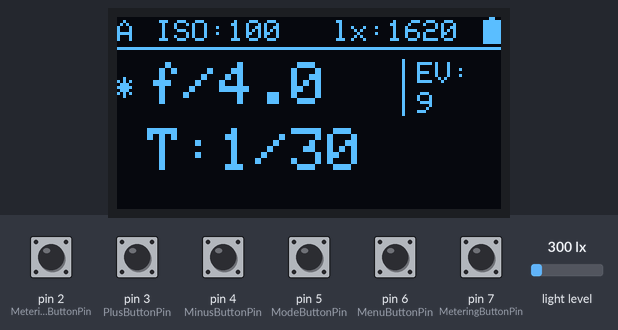
This program was run on a simulated Arduino Nano, built with avr-gcc and run on an emulated ATmega328P. Parts: 128×64 one-colour display. The inputs (shaded band) are chosen by the test bench; at power-on: pin 2 (MeteringModeButtonPin), pin 3 (PlusButtonPin), pin 4 (MinusButtonPin), pin 5 (ModeButtonPin), pin 6 (MenuButtonPin), pin 7 (MeteringButtonPin) HIGH, light level 300 lx. EEPROM starts erased.

Above: at 1.5 s.
1.6 s: pin 7 (MeteringButtonPin) pulled LOW for 0.15 s
At 1.71 s:
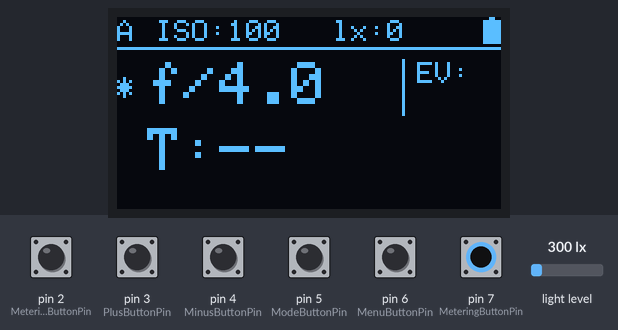
3.2 s: pin 2 (MeteringModeButtonPin) pulled LOW for 0.15 s
At 3.7 s:
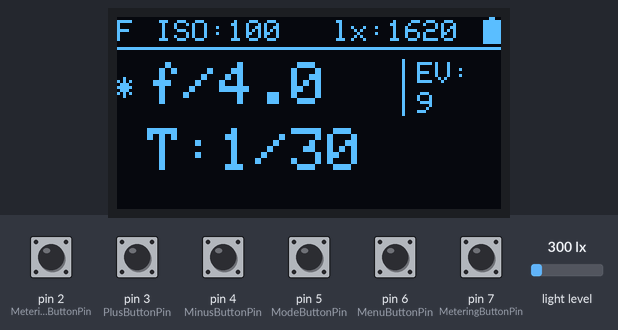
4.8 s: pin 6 (MenuButtonPin) pulled LOW for 0.15 s
At 6.0 s:
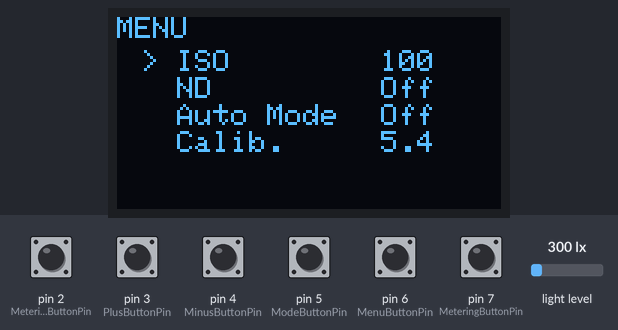
6.4 s: pin 3 (PlusButtonPin) pulled LOW for 0.15 s
At 7.3 s:
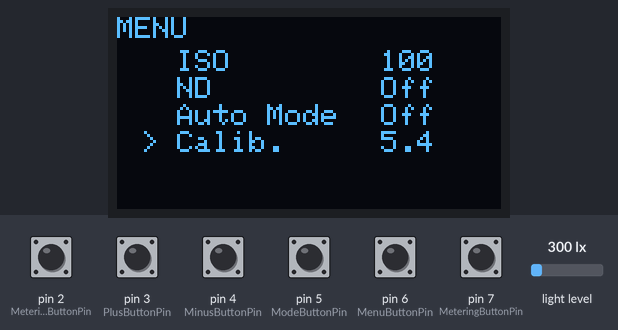
8.0 s: pin 6 (MenuButtonPin) pulled LOW for 1 s
At 8.6 s:
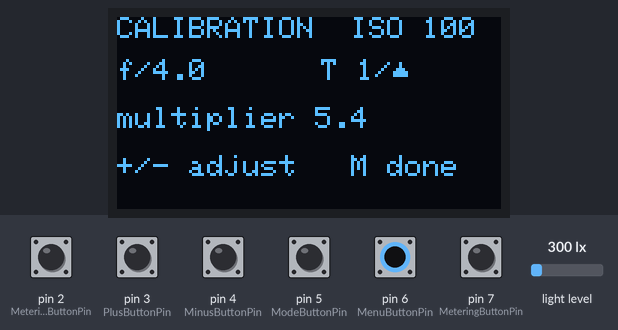
10.5 s: pin 7 (MeteringButtonPin) pulled LOW for 1 s
At 11.6 s:
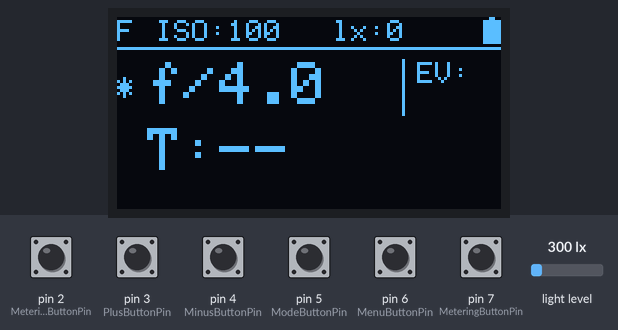
Timing chart, 0 to 13.5 s (numbered marks = the images above; inputs shaded):
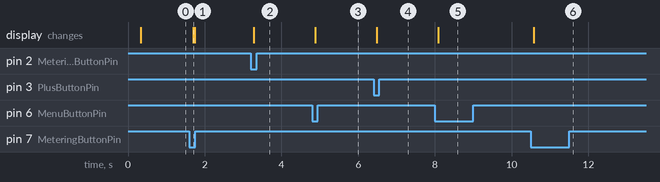

Measured:
- after the input at 1.6 s, the display: changes after 0.10 s (image 1)
- after the input at 3.2 s, the display: changes after 0.08 s (image 2)
- after the input at 4.8 s, the display: changes after 0.08 s (image 3)
- after the input at 6.4 s, the display: changes after 0.08 s (image 4)
- after the input at 8.0 s, the display: changes after 0.08 s (image 5)
- after the input at 10.5 s, the display: changes after 0.08 s (image 6)

The program:

main.cpp
```cpp
#include <Arduino.h>

#include <Wire.h>
#include <Adafruit_GFX.h>
#include <Adafruit_SH1106.h>
#include <BH1750.h>
#include <EEPROM.h>
#include <avr/pgmspace.h>
#include <avr/sleep.h>

#ifndef LIGHTMETER_DEBUG
#define LIGHTMETER_DEBUG 0
#endif

#ifndef LIGHTMETER_DEBUG_BAUD
#define LIGHTMETER_DEBUG_BAUD 115200
#endif

#if LIGHTMETER_DEBUG
#define DEBUG_BEGIN(baud) Serial.begin(baud)
#define DEBUG_PRINT(value) Serial.print(value)
#define DEBUG_PRINTLN(value) Serial.println(value)
#define DEBUG_FLUSH() Serial.flush()
#else
#define DEBUG_BEGIN(baud)
#define DEBUG_PRINT(value)
#define DEBUG_PRINTLN(value)
#define DEBUG_FLUSH()
#endif

#define OLED_DC 11
#define OLED_CS 12
#define OLED_CLK 8    // 10
#define OLED_MOSI 9   // 9
#define OLED_RESET 10 // 13
Adafruit_SH1106 display(OLED_MOSI, OLED_CLK, OLED_DC, OLED_RESET, OLED_CS);

BH1750 lightMeter;

#define DomeMultiplierDefault 5.4f // Calibrated default multiplier
#define MeteringButtonPin 7     // Metering button pin
#define PlusButtonPin 3         // Plus button pin
#define MinusButtonPin 4        // Minus button pin
#define ModeButtonPin 5         // Mode button pin
#define MenuButtonPin 6         // ISO button pin
#define MeteringModeButtonPin 2 // Metering Mode (Ambient / Flash)
// #define PowerButtonPin          2

#define MaxISOIndex 35
#define MaxApertureIndex 42
#define MaxTimeIndex 18
#define MaxNDIndex 13
#define MaxFlashMeteringTime 5000UL // ms
#define ButtonDebounceInterval 50UL // ms, shared by all buttons
#define MaxAutoModeIndex 1
#define HighResolutionSaturationLux 27306.0f
#define LowResolutionSaturationLux 54612.0f

float lux;
float filteredAutoLux;
boolean autoLuxFilterInitialized = false;
boolean SensorOverflow = 0;
boolean Overflow = 0; // Displayed reading was clipped by sensor saturation.
boolean SensorError = 0;

boolean PlusButtonState;         // "+" button state
boolean MinusButtonState;        // "-" button state
boolean MeteringButtonState;     // Metering button state
boolean ModeButtonState;         // Mode button state
boolean MenuButtonState;         // ISO button state
boolean MeteringModeButtonState; // Metering mode button state (Ambient / Flash)

boolean previousPlusButtonState = HIGH;
boolean previousMinusButtonState = HIGH;
boolean previousMeteringButtonState = HIGH;
boolean previousModeButtonState = HIGH;
boolean previousMenuButtonState = HIGH;
boolean previousMeteringModeButtonState = HIGH;
boolean rawPlusButtonState = HIGH;
boolean rawMinusButtonState = HIGH;
boolean rawMeteringButtonState = HIGH;
boolean rawModeButtonState = HIGH;
boolean rawMenuButtonState = HIGH;
boolean rawMeteringModeButtonState = HIGH;
unsigned long plusButtonChangeTime = 0;
unsigned long minusButtonChangeTime = 0;
unsigned long meteringButtonChangeTime = 0;
unsigned long modeButtonChangeTime = 0;
unsigned long menuButtonChangeTime = 0;
unsigned long meteringModeButtonChangeTime = 0;

enum ScreenState : uint8_t
{
    MainScreen,
    MenuBrowseScreen,
    MenuEditScreen,
    CalibrationScreen,
#if LIGHTMETER_DEBUG
    DebugScreen,
#endif
};

enum MenuItem : uint8_t
{
    ISOItem,
    NDItem,
    AutoModeItem,
    CalibrationItem,
#if LIGHTMETER_DEBUG
    DebugItem,
#endif
    MenuItemCount
};

ScreenState screenState = MainScreen;
uint8_t listMenuIndex = 0;
boolean flashMetering = false;
unsigned long flashStartTime = 0;
unsigned long lastFlashSampleTime = 0;

// EEPROM for memory recording
#define ISOIndexAddr 1
#define apertureIndexAddr 2
#define modeIndexAddr 3
#define T_expIndexAddr 4
#define meteringModeAddr 5
#define ndIndexAddr 6
#define autoModeIndexAddr 7
#define domeMultiplierAddr 9 // Versioned calibration slot; invalidates the earlier no-dome default.

#define defaultApertureIndex 12
#define defaultISOIndex 11
#define defaultModeIndex 0
#define defaultT_expIndex 7 // 1/60 s fallback when EEPROM has no valid value

uint8_t ISOIndex = EEPROM.read(ISOIndexAddr);
uint8_t apertureIndex = EEPROM.read(apertureIndexAddr);
uint8_t T_expIndex = EEPROM.read(T_expIndexAddr);
uint8_t modeIndex = EEPROM.read(modeIndexAddr);
uint8_t meteringMode = EEPROM.read(meteringModeAddr);
uint8_t ndIndex = EEPROM.read(ndIndexAddr);
uint8_t autoModeIndex = EEPROM.read(autoModeIndexAddr);
float domeMultiplier;
float calibrationBaseLux = 0;

int battVolts;
#define batteryInterval 10000UL
#define BatterySmoothingDivisor 4
#define BatteryHysteresisCentivolts 5
#define BatteryFullCentivolts 390
#define BatteryWarningCentivolts 320
#define BatteryGaugeAvailable 1 // Proxy indicator based on Vcc; no direct BAT+ sense input is fitted.
#define autoModeInterval 300UL // ms
#define autoModeFilterWeight 0.25f
#define autoModeLuxDeadband 0.02f
uint8_t batteryLevel = 0;
unsigned long lastBatteryTime = 0;
unsigned long lastAutoModeTime = 0;
boolean autoMode;
#if LIGHTMETER_DEBUG
int rawBattVolts;
#endif

#include "lightmeter.h"

void setup()
{
    pinMode(PlusButtonPin, INPUT_PULLUP);
    pinMode(MinusButtonPin, INPUT_PULLUP);
    pinMode(MeteringButtonPin, INPUT_PULLUP);
    pinMode(ModeButtonPin, INPUT_PULLUP);
    pinMode(MenuButtonPin, INPUT_PULLUP);
    pinMode(MeteringModeButtonPin, INPUT_PULLUP);
    set_sleep_mode(SLEEP_MODE_IDLE);

    DEBUG_BEGIN(LIGHTMETER_DEBUG_BAUD);
    delay(250);

#if BatteryGaugeAvailable || LIGHTMETER_DEBUG
    debugPrintBattery(updateBatteryVoltage(true));
#endif

    Wire.begin();
    boolean lightMeterReady = beginLightMeter(BH1750::ONE_TIME_HIGH_RES_MODE_2);
    // lightMeter.begin(BH1750::ONE_TIME_LOW_RES_MODE); // for low resolution but 16ms light measurement time.

    display.begin(SH1106_SWITCHCAPVCC, 0x3C);
    display.setTextColor(WHITE);
    display.clearDisplay();

    EEPROM.get(domeMultiplierAddr, domeMultiplier);
    if (!(domeMultiplier >= 0.5f && domeMultiplier <= 20.0f))
    {
        domeMultiplier = DomeMultiplierDefault;
        EEPROM.put(domeMultiplierAddr, domeMultiplier);
    }

    // IF NO MEMORY WAS RECORDED BEFORE, START WITH THIS VALUES otherwise it will read "255"
    if (apertureIndex > MaxApertureIndex)
    {
        apertureIndex = defaultApertureIndex;
    }

    if (ISOIndex > MaxISOIndex)
    {
        ISOIndex = defaultISOIndex;
    }

    if (T_expIndex > MaxTimeIndex)
    {
        T_expIndex = defaultT_expIndex;
    }

    if (modeIndex > 1)
    {
        // Aperture priority. Calculating shutter speed.
        modeIndex = 0;
    }

    if (meteringMode > 1)
    {
        meteringMode = 0;
    }

    if (ndIndex > MaxNDIndex)
    {
        ndIndex = 0;
    }

    if (autoModeIndex > MaxAutoModeIndex)
    {
        autoModeIndex = 0;
    }

    autoMode = autoModeIndex;

    lux = lightMeterReady ? getLux() : 0;
    Overflow = SensorOverflow;
    refresh();

    if (autoMode && meteringMode == 0)
    {
        filteredAutoLux = lux;
        autoLuxFilterInitialized = true;
        configureLightMeter(BH1750::CONTINUOUS_HIGH_RES_MODE_2);
        lastAutoModeTime = millis();
    }

}

void loop()
{
    unsigned long currentTime = millis();

    if (currentTime - lastBatteryTime >= batteryInterval)
    {
        lastBatteryTime = currentTime;
#if BatteryGaugeAvailable || LIGHTMETER_DEBUG
        debugPrintBattery(updateBatteryVoltage(false));
#endif

        if (screenState == MainScreen)
        {
            refresh();
        }
#if LIGHTMETER_DEBUG
        else if (screenState == DebugScreen)
        {
            showDebugInfoMenu();
        }
#endif
    }

    readButtons();

    menu();

    if (flashMetering)
    {
        currentTime = millis();
        if (currentTime - flashStartTime >= MaxFlashMeteringTime)
        {
            flashMetering = false;
            if (screenState == MainScreen)
            {
                refresh();
            }
        }
        else if (currentTime - lastFlashSampleTime >= 16)
        {
            lastFlashSampleTime = currentTime;
            float currentLux = getLux(LowResolutionSaturationLux);
            boolean currentOverflow = SensorOverflow;

            if (currentLux > lux)
            {
                lux = currentLux;
                Overflow = currentOverflow;
                DEBUG_PRINT(F("flash peak lux="));
                DEBUG_PRINTLN(lux);
            }

            if (currentOverflow)
            {
                Overflow = 1;
            }
        }
    }
    else if (MeteringButtonState == LOW)
    {
        // Save setting if Metering button pressed.
        SaveSettings();

        lux = 0;
        Overflow = 0;
        refresh();

        if (meteringMode == 0)
        {
            // Ambient light meter mode.
            DEBUG_PRINTLN(F("metering ambient"));
            boolean configured = configureLightMeter(BH1750::ONE_TIME_HIGH_RES_MODE_2);

            lux = configured ? getLux() : 0;
            Overflow = SensorOverflow;

            refresh();

            if (autoMode)
            {
                filteredAutoLux = lux;
                autoLuxFilterInitialized = true;
                configureLightMeter(BH1750::CONTINUOUS_HIGH_RES_MODE_2);
                lastAutoModeTime = millis();
            }
        }
        else if (meteringMode == 1)
        {
            // Flash light metering
            DEBUG_PRINTLN(F("metering flash"));
            if (configureLightMeter(BH1750::CONTINUOUS_LOW_RES_MODE))
            {
                flashMetering = true;
                flashStartTime = millis();
                lastFlashSampleTime = flashStartTime - 16;
            }
            else
            {
                lux = 0;
                Overflow = 0;
                refresh();
            }
        }
    }
    else if (autoMode && meteringMode == 0 && currentTime - lastAutoModeTime >= autoModeInterval)
    {
        boolean previousSensorError = SensorError;
        float measuredLux = getLux();
        boolean measuredOverflow = SensorOverflow;

        if (SensorError)
        {
            lux = 0;
            Overflow = 0;
            if (!previousSensorError && screenState == MainScreen)
            {
                refresh();
            }
        }
        else
        {
            boolean overflowChanged = (Overflow != measuredOverflow);
            Overflow = measuredOverflow;

            boolean readingChanged = updateAutomaticLux(measuredLux);
            if (screenState == MainScreen && (previousSensorError || readingChanged || overflowChanged))
            {
                refresh();
            }
        }

        lastAutoModeTime = millis();
    }

    if (autoMode && meteringMode == 0 && !flashMetering)
    {
        sleep_enable();
        sleep_cpu();
        sleep_disable();
    }
}
```

Source omitted: lightmeter.h (26690 bytes)
